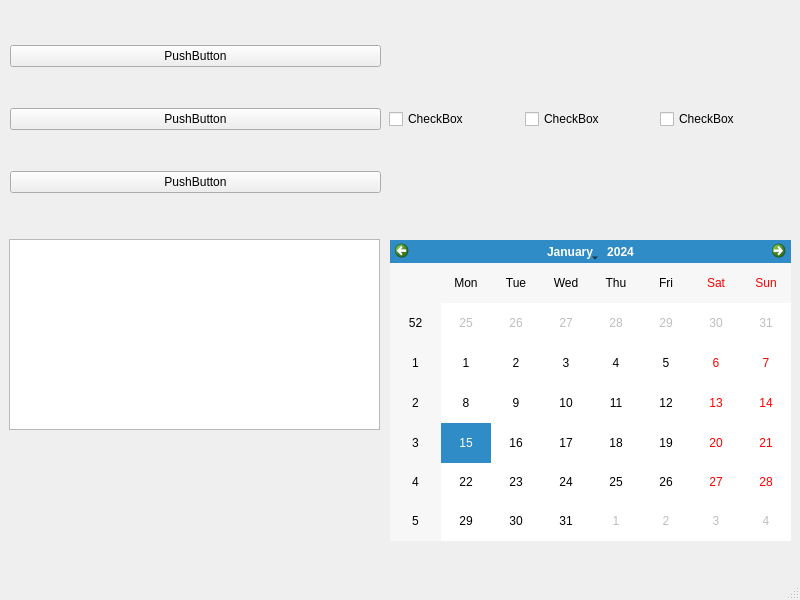
<?xml version="1.0" encoding="UTF-8"?>
<ui version="4.0">
 <class>MainWindow</class>
 <widget class="QMainWindow" name="MainWindow">
  <property name="geometry">
   <rect>
    <x>0</x>
    <y>0</y>
    <width>800</width>
    <height>600</height>
   </rect>
  </property>
  <property name="windowTitle">
   <string>Qt Test</string>
  </property>
  <widget class="QWidget" name="centralwidget">
   <widget class="QWidget" name="gridLayoutWidget">
    <property name="geometry">
     <rect>
      <x>10</x>
      <y>10</y>
      <width>371</width>
      <height>221</height>
     </rect>
    </property>
    <layout class="QGridLayout" name="gridLayout">
     <item row="2" column="0">
      <widget class="QPushButton" name="pushButton_2">
       <property name="text">
        <string>PushButton</string>
       </property>
      </widget>
     </item>
     <item row="0" column="0">
      <widget class="QPushButton" name="pushButton">
       <property name="text">
        <string>PushButton</string>
       </property>
      </widget>
     </item>
     <item row="1" column="0">
      <widget class="QPushButton" name="pushButton_3">
       <property name="text">
        <string>PushButton</string>
       </property>
      </widget>
     </item>
    </layout>
   </widget>
   <widget class="QWidget" name="horizontalLayoutWidget">
    <property name="geometry">
     <rect>
      <x>389</x>
      <y>9</y>
      <width>401</width>
      <height>221</height>
     </rect>
    </property>
    <layout class="QHBoxLayout" name="horizontalLayout">
     <item>
      <widget class="QCheckBox" name="checkBox_2">
       <property name="text">
        <string>CheckBox</string>
       </property>
      </widget>
     </item>
     <item>
      <widget class="QCheckBox" name="checkBox_3">
       <property name="text">
        <string>CheckBox</string>
       </property>
      </widget>
     </item>
     <item>
      <widget class="QCheckBox" name="checkBox">
       <property name="text">
        <string>CheckBox</string>
       </property>
      </widget>
     </item>
    </layout>
   </widget>
   <widget class="QWidget" name="formLayoutWidget">
    <property name="geometry">
     <rect>
      <x>9</x>
      <y>239</y>
      <width>371</width>
      <height>191</height>
     </rect>
    </property>
    <layout class="QFormLayout" name="formLayout">
     <item row="0" column="0" colspan="2">
      <widget class="QTextEdit" name="textEdit"/>
     </item>
    </layout>
   </widget>
   <widget class="QWidget" name="gridLayoutWidget_2">
    <property name="geometry">
     <rect>
      <x>390</x>
      <y>240</y>
      <width>401</width>
      <height>301</height>
     </rect>
    </property>
    <layout class="QGridLayout" name="gridLayout_2">
     <item row="0" column="0">
      <widget class="QCalendarWidget" name="calendarWidget"/>
     </item>
    </layout>
   </widget>
  </widget>
  <widget class="QMenuBar" name="menubar">
   <property name="geometry">
    <rect>
     <x>0</x>
     <y>0</y>
     <width>800</width>
     <height>26</height>
    </rect>
   </property>
  </widget>
  <widget class="QStatusBar" name="statusbar"/>
 </widget>
 <resources/>
 <connections/>
</ui>
